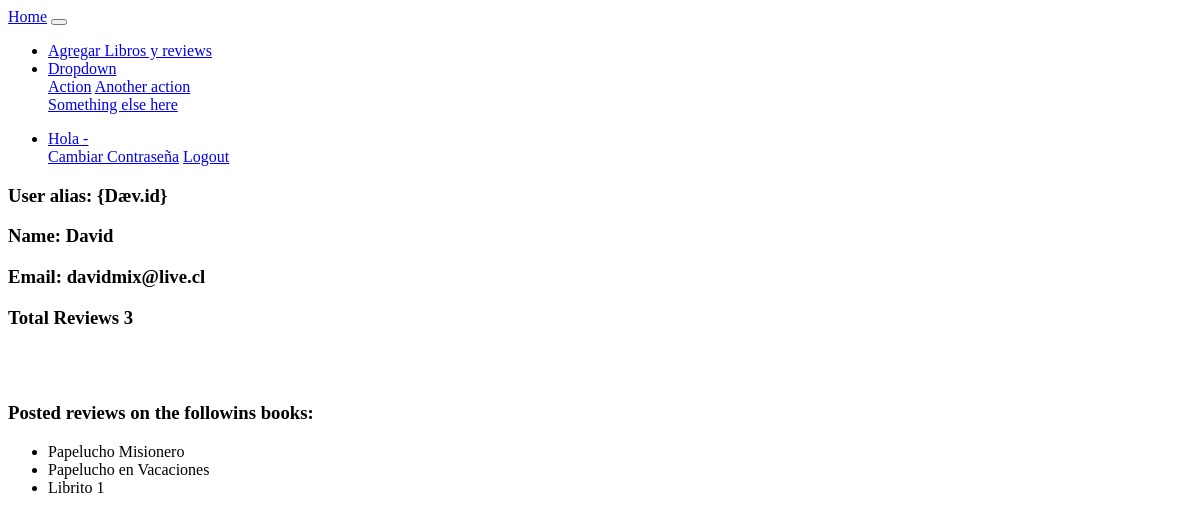
Before: /libros/users/2 with the older database file.
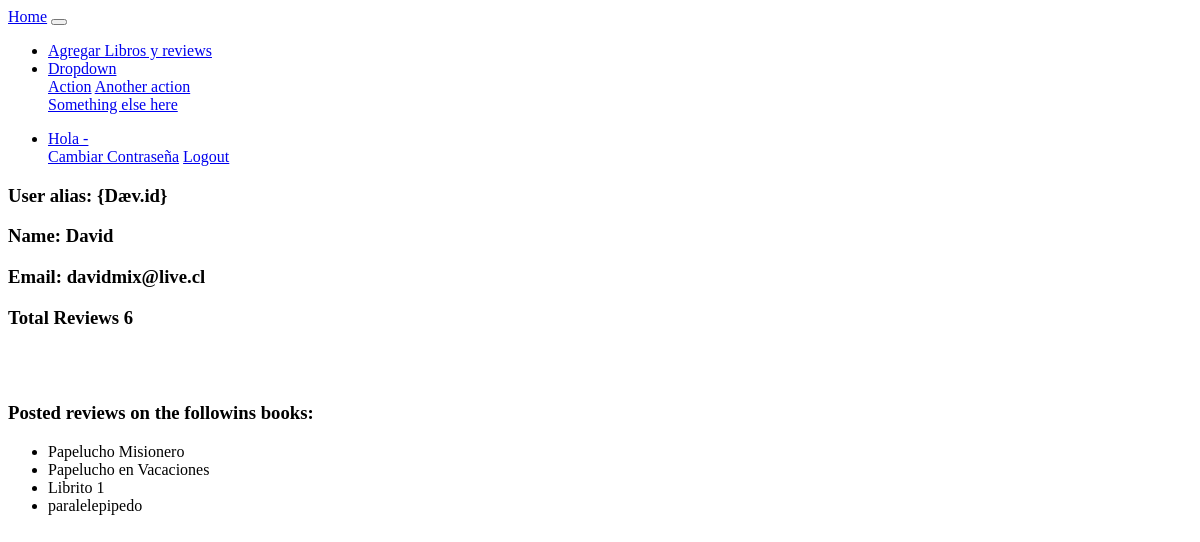
After: the same page with the newer database file.
### login/models.py (models this page shows)
class Libro(models.Model):
    id = models.AutoField(primary_key=True)
    titulo = models.CharField(max_length=40)
    autor = models.ForeignKey(Autor, on_delete=CASCADE, related_name="libros")

### home/views.py (the view)
# urls.py: path('users/<int:user_id>', views.user_reviews, name='user_reviews'),
def user_reviews(request, user_id):
    usuario = User.objects.get(id = user_id)
    dict_review = Review.objects.filter(usuario = usuario).values('libro').annotate(total=Count('libro'))
    arreglo_libros = []
    for rev in dict_review:
        arreglo_libros.append(
            Libro.objects.filter(id = rev['libro'])
        )
    context = {
        'user': usuario,
        'rev_count': Review.objects.filter(usuario = usuario).count(),
        'reviews': arreglo_libros,
            }
    return render(request, 'user.html', context)

### login/templates/user.html (shortened to what this page needs)
<!DOCTYPE html>
<html lang="en">
<head>
    {% load static %}
</head>
<body>
    <div class="wrapper">
        {% include "navbar.html" %}
        <div class="row">
            <div class="col">
                <h3>User alias: {{user.alias}}</h3>
                <h3>Name: {{user.nombre}}</h3>
                <h3>Email: {{user.email}}</h3>
                <h3>Total Reviews {{rev_count}}</h3>
                <br><br>
                <h3>Posted reviews on the followins books: </h3>
                <ul>
                    {% for review in reviews %}
                    <li>{{review.0.titulo}}</li>
                    {% endfor %}
                </ul>
            </div>
        </div>
    </div>
</body>
</html>

Changed rows visible on the page:
added Libro: titulo "paralelepipedo"
Other visible differences:
{{ rev_count }}: "3" → "6"
